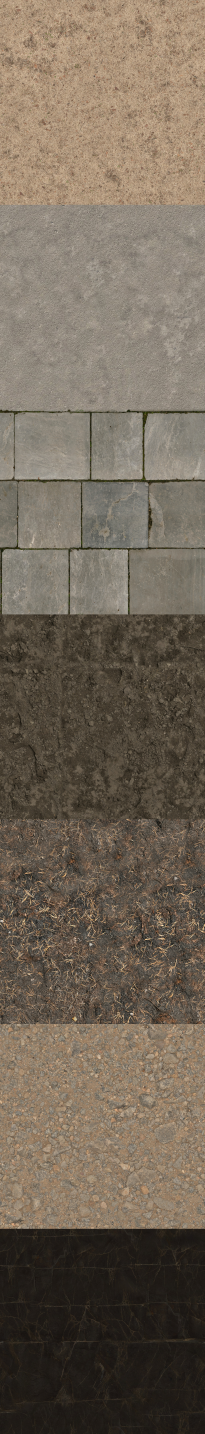
#> input picture godot/art/arena/vault/albedo.jpg, 1024 x 7168 px (shown at 1/5 size)
$ python -i arena_ground.py   (imports and definitions only)
#> lines starting #> are read from the running program, lines starting #| are printed output that depends on the picture
"""RETIRED (L1 C1, 5 Nov): the photo path. The ground is painted from nothing by tools/look/ground_paint.py
(godot/data/look/ground.json); its photo-derived maps left the repo. Kept for the record only: do not run it into godot/art.

Each arena's own ground: photoscanned CC0 sets from Poly Haven, stacked
per place into the texture arrays the arena's ground shader reads
(shaders/arena_ground.gdshader, View/ArenaGround.cs).

    python tools/godot/arena_ground.py [place ...]

Writes godot/art/arena/<place>/{albedo,normal,arh}.jpg (one 1K layer per
material, Godot imports them as texture arrays: see the .import files) and
layers.json (each layer's source and size in metres). Downloads are cached
in .packs/ground/ (shared with tools/assets/ground.py).

A place's seven layers, in the order the shader reads them:
  0, 1  the ground itself, mixed in broad patches (the macro variation);
  2..5  what the place paints over it (splat R, G, B, A: a way, ruts, a
        stream bed, graves, ash, spoil...);
  6     what steep faces show.

Each layer's mean colour in linear light goes in layers.json too: the game
brings every photograph to the value the place asks of it (ArenaGround.cs),
however bright the day it was shot in. `--meta` rewrites only that.
"""
import json
import sys
import urllib.request
from pathlib import Path

from PIL import Image, ImageOps

ROOT = Path(__file__).resolve().parents[2]
OUT = ROOT / 'godot' / 'art' / 'arena'
CACHE = ROOT / '.packs' / 'ground'
SIZE = 1024
UA = {'User-Agent': 'survivor-unchained-assets/1.0'}

# What each place stands on. The comments say what each layer is in the world.
PLACES = {
    # The Risen's barrow field: the Seventh Legion's dead under dry grass, the
    # old empire's way through them, graves opened from below, ash where the
    # ember came up.
    'barrow': [
        ('turf', 'withered_grass'),         # dead grass over chalk
        ('bare', 'ground_grey'),            # grey soil where the grass gave up
        ('way', 'grassy_cobblestone', 160), # the Legion's road: polygonal slabs, grass in the joints
        ('grave', 'brown_mud_02'),          # earth dug and heaped: the graves opened
        ('ash', 'burned_ground_01'),        # where the ember burned through
        ('rubble', 'rocky_trail'),          # chalk and stone round the ruins
        ('face', 'dark_rock'),
    ],
    # The Pack's Hollow: a sunk bowl of old wood, the leaf litter of years, roots
    # breaking through, the stream the Dig's slurry runs in.
    'hollow': [
        # (Not leaves_forest_ground: its pale chips on black read as gravel from 30 m. Nor
        # forest_leaves_03: small leaves, speckled pale, the same.)
        ('litter', 'dry_decay_leaves'),     # the leaves of years, red-brown, whole: leaves read as leaves from 30 m
        ('rot', 'forest_ground_06'),        # rotted down to black earth between the drifts (moss is the shader's)
        ('roots', 'roots'),                 # where the great trees' roots surface
        ('mud', 'mud_forest'),              # trodden black mud: the den's runs, the banks
        ('bed', 'river_small_rocks'),       # the stream's bed
        ('needles', 'forest_leaves_04'),    # drier litter, needles, twigs
        ('face', 'mossy_rock'),
    ],
    # The Kerchiefs' ruts: the caravan road where the wagons were taken, churned
    # to mud, and the Roost's camp beside it.
    'ruts': [
        ('verge', 'grass_path_3'),          # trodden grass and earth
        ('churn', 'brown_mud_03'),          # churned dark mud
        ('ruts', 'muddy_tracks'),           # the road: wheel ruts and hooves
        ('wet', 'brown_mud_02'),            # standing wet in the low places
        ('camp', 'wood_chips'),             # the camp floor: chips, straw, dung
        ('metal', 'gravel_road'),           # the old road's metalling, showing through
        ('face', 'rocky_terrain'),
    ],
    # The Lamplings' dig: ember-stained clay, black spoil, broken stone, the
    # slurry the Dig cooks running where it was spilled.
    'dig': [
        ('clay', 'dry_ground_rocks'),       # the working's floor: ochre clay and broken stone
        ('spoil', 'gray_rocks', 160),       # black spoil, tipped: blasted rock in lumps
        ('ballast', 'stony_dirt_path'),     # broken stone: the rails' bed, the blast drifts
        ('slurry', 'brown_mud_03'),         # spilled slurry, glossy (the shader wets it)
        ('rust', 'red_dirt_mud_01'),        # clay stained rust by the ember, in drifts
        ('burnt', 'burned_ground_01'),      # ember-burnt
        ('face', 'excavated_soil_wall'),    # the working's cut walls
    ],
}

IMPORT = """[remap]

importer="2d_array_texture"
type="CompressedTexture2DArray"

[deps]

source_file="res://art/arena/{place}/{name}.jpg"

[params]

compress/mode=2
compress/high_quality=true
compress/lossy_quality=0.9
compress/hdr_compression=1
compress/channel_pack=0
mipmaps/generate=true
mipmaps/limit=-1
slices/horizontal=1
slices/vertical={layers}
"""


def get(url):
    return urllib.request.urlopen(urllib.request.Request(url, headers=UA), timeout=120)


# [21 lines left out: functions fetch, files, not called in this run]


def square(im):
    return im if im.size == (SIZE, SIZE) else im.resize((SIZE, SIZE), Image.LANCZOS)


def height(path):
    """Displacement, 8-bit, stretched so every layer spans the same range
    (blending compares heights across layers)."""
#> called with path = '../../godot/art/arena/vault/albedo.jpg'
    im = Image.open(path)
#> im is the input picture: PIL image 1024x7168 RGB; mean R, G, B 115, 103.1, 88.7
    if im.mode in ('I;16', 'I;16B', 'I'):
        im = im.point(lambda v: v / 256).convert('L')
    else:
        im = im.convert('L')
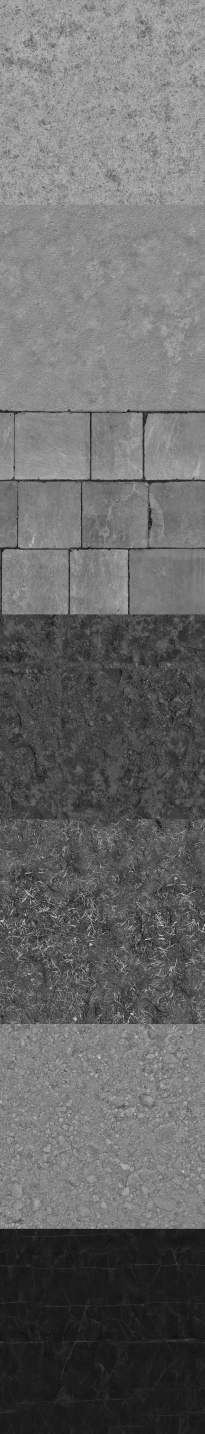
#> im: PIL image 1024x7168 L (shown at 1/5 size); min 0, max 255, mean 105
    return square(ImageOps.autocontrast(im, cutoff=1))
#> in square, `return im if im.size == (SIZE, SIZE) else im.resize((SIZE, SIZE), Imag..`:
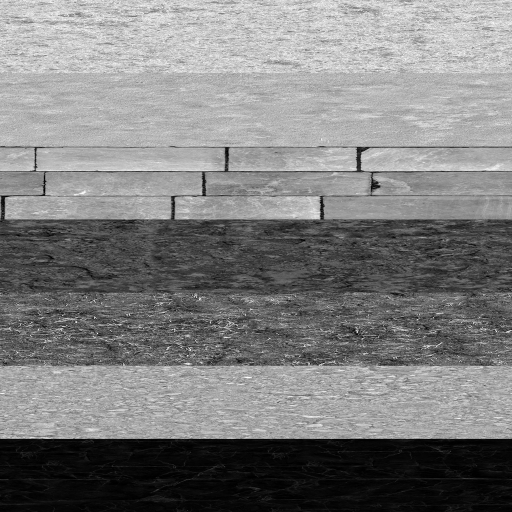
#> returned value: PIL image 1024x1024 L (shown at 1/2 size); min 0, max 255, mean 126.1


# [89 lines left out: functions mean_linear, meta_only, flatten, build, credit, main, not called in this run]


# [2 lines not run here, left out]

>>> result = height('../../godot/art/arena/vault/albedo.jpg')
